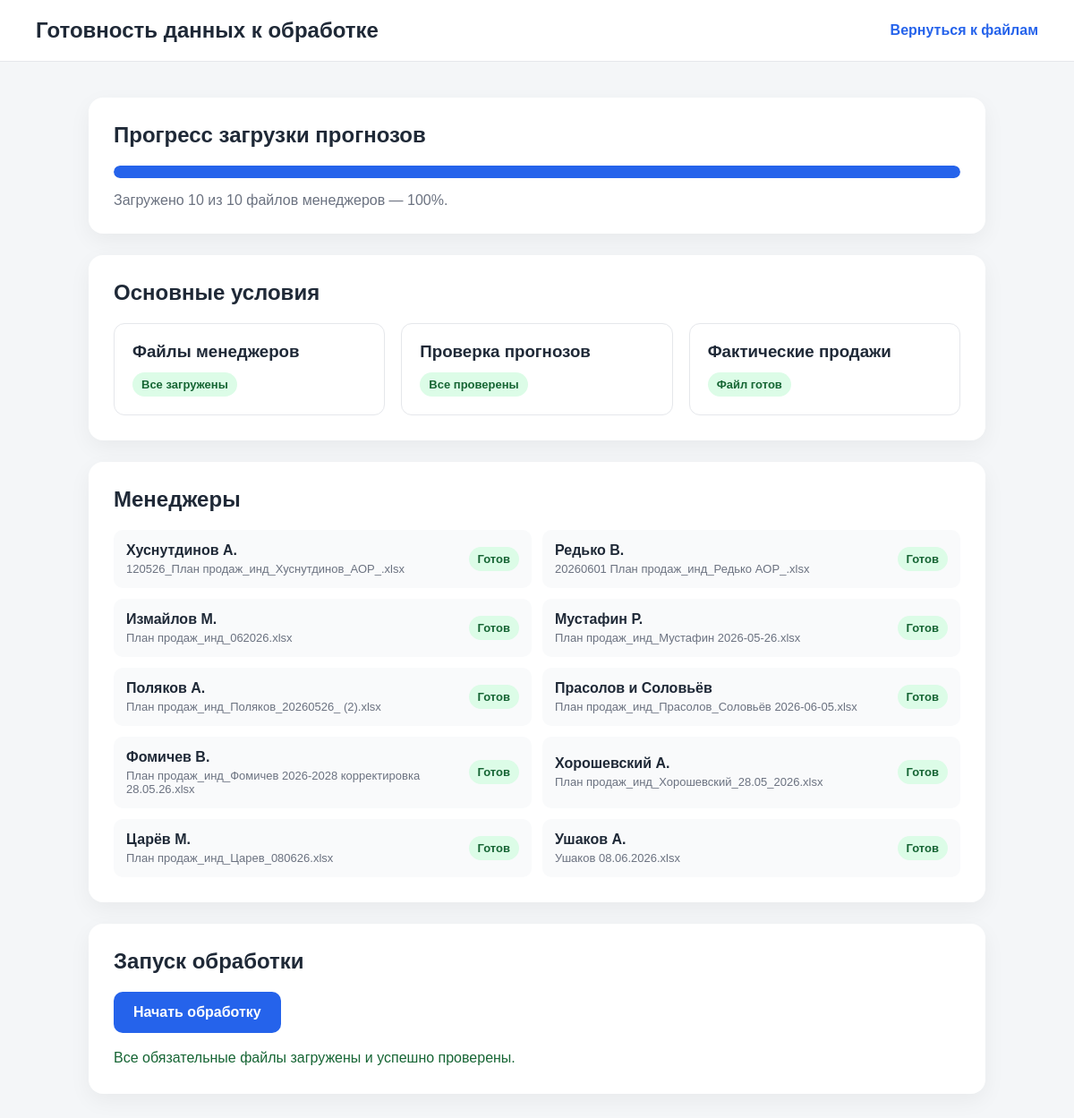
The page /uploads/readiness/ (signed in) on the database its author committed.
### uploads/models.py (models this page shows, shortened)
class UploadedFile(models.Model):
    MANAGERS = [
        ("khusnutdinov", "Хуснутдинов А."),
        ("redko", "Редько В."),
        ("izmailov", "Измайлов М."),
        ("mustafin", "Мустафин Р."),
        ("polyakov", "Поляков А."),
        ("prasolov_soloviev", "Прасолов и Соловьёв"),
        ("fomichev", "Фомичев В."),
        ("khoroshevsky", "Хорошевский А."),
        ("tsarev", "Царёв М."),
        ("ushakov", "Ушаков А."),
    ]
    FILE_TYPES = [
        ("manager_forecast", "План и прогноз менеджера"),
        ("actual_sales", "Фактические продажи"),
        ("other", "Другой файл"),
    ]
    file = models.FileField(
        upload_to="uploads/%Y/%m/%d/"
    )
    original_name = models.CharField(
        max_length=255
    )
    file_type = models.CharField(
        max_length=30,
        choices=FILE_TYPES,
        default="manager_forecast",
    )
    manager = models.CharField(
        max_length=40,
        choices=MANAGERS,
        blank=True,
        null=True,
    )
    forecast_date = models.DateField(
        verbose_name="Дата прогноза",
        blank=True,
        null=True,
    )
    uploaded_by = models.ForeignKey(
        settings.AUTH_USER_MODEL,
        on_delete=models.PROTECT,
        related_name="uploaded_files",
    )
    uploaded_at = models.DateTimeField(
        auto_now_add=True
    )
    size_bytes = models.PositiveBigIntegerField(
        default=0
    )
    VALIDATION_STATUSES = [
        ("not_checked", "Не проверен"),
        ("valid", "Проверен"),
        ("warning", "Есть предупреждения"),
        ("error", "Ошибка"),
    ]
    validation_status = models.CharField(
        max_length=20,
        choices=VALIDATION_STATUSES,
        default="not_checked",
    )
    sheet_count = models.PositiveIntegerField(
        default=0,
    )
    row_count = models.PositiveIntegerField(
        default=0,
    )
    column_count = models.PositiveIntegerField(
        default=0,
    )
    validation_message = models.TextField(
        blank=True,
        default="",
    )
    validated_at = models.DateTimeField(
        blank=True,
        null=True,
    )

### uploads/views.py (the view)
@login_required
def processing_readiness(request):
    if not is_analyst(request.user):
        return render(
            request,
            "uploads/access_denied.html",
            status=403,
        )
    manager_statuses = build_manager_statuses()
    loaded_managers = [
        manager
        for manager in manager_statuses
        if manager["file"] is not None
    ]
    missing_managers = [
        manager
        for manager in manager_statuses
        if manager["file"] is None
    ]
    problem_managers = [
        manager
        for manager in manager_statuses
        if (
            manager["file"] is not None
            and manager["file"].validation_status != "valid"
        )
    ]
    actual_sales_file = (
        UploadedFile.objects
        .filter(file_type="actual_sales")
        .order_by("-uploaded_at")
        .first()
    )
    manager_files_ready = (
        len(loaded_managers) == len(UploadedFile.MANAGERS)
    )
    manager_files_valid = (
        manager_files_ready
        and not problem_managers
    )
    actual_sales_ready = (
        actual_sales_file is not None
        and actual_sales_file.validation_status == "valid"
    )
    ready_for_processing = (
        manager_files_valid
        and actual_sales_ready
    )
    progress_percent = int(
        len(loaded_managers)
        / len(UploadedFile.MANAGERS)
        * 100
    )
    return render(
        request,
        "uploads/processing_readiness.html",
        {
            "manager_statuses": manager_statuses,
            "loaded_managers": loaded_managers,
            "missing_managers": missing_managers,
            "problem_managers": problem_managers,
            "actual_sales_file": actual_sales_file,
            "manager_files_ready": manager_files_ready,
            "manager_files_valid": manager_files_valid,
            "actual_sales_ready": actual_sales_ready,
            "ready_for_processing": ready_for_processing,
            "progress_percent": progress_percent,
        },
    )

### uploads/views.py (called while the page is built)
def is_analyst(user):
    return (
        user.is_superuser
        or user.groups.filter(name="Analyst").exists()
    )

def build_manager_statuses():
    files = UploadedFile.objects.order_by("-uploaded_at")
    latest_manager_files = {}
    for file_item in files:
        if (
            file_item.file_type == "manager_forecast"
            and file_item.manager
            and file_item.manager not in latest_manager_files
        ):
            latest_manager_files[file_item.manager] = file_item
    return [
        {
            "code": manager_code,
            "name": manager_name,
            "file": latest_manager_files.get(manager_code),
        }
        for manager_code, manager_name in UploadedFile.MANAGERS
    ]

### uploads/templates/uploads/processing_readiness.html (shortened to what this page needs)
<!DOCTYPE html>
<html lang="ru">
<head>
</head>
<body>
    <header class="header">
        <h1>Готовность данных к обработке</h1>
        <a href="{% url 'uploads:upload_files' %}">
            Вернуться к файлам
        </a>
    </header>
    <main class="container">
        <section class="panel">
            <h2>Прогресс загрузки прогнозов</h2>
            <div class="progress-track">
                <div class="progress-fill"></div>
            </div>
            <p class="summary">
                Загружено {{ loaded_managers|length }}
                из {{ manager_statuses|length }}
                файлов менеджеров — {{ progress_percent }}%.
            </p>
        </section>
        <section class="panel">
            <h2>Основные условия</h2>
            <div class="checks">
                <article class="check-card">
                    <h3>Файлы менеджеров</h3>
                    {% if manager_files_ready %}
                        <span class="status status-ready">
                            Все загружены
                        </span>
                    {% else %}
                        <span class="status status-error">
                            Загружены не все
                        </span>
                    {% endif %}
                </article>
                <article class="check-card">
                    <h3>Проверка прогнозов</h3>
                    {% if manager_files_valid %}
                        <span class="status status-ready">
                            Все проверены
                        </span>
                    {% elif problem_managers %}
                        <span class="status status-warning">
                            Есть проблемы
                        </span>
                    {% else %}
                        <span class="status status-error">
                            Недостаточно файлов
                        </span>
                    {% endif %}
                </article>
                <article class="check-card">
                    <h3>Фактические продажи</h3>
                    {% if actual_sales_ready %}
                        <span class="status status-ready">
                            Файл готов
                        </span>
                    {% elif actual_sales_file %}
                        <span class="status status-warning">
                            Файл содержит проблему
                        </span>
                    {% else %}
                        <span class="status status-error">
                            Файл не загружен
                        </span>
                    {% endif %}
                </article>
            </div>
        </section>
        <section class="panel">
            <h2>Менеджеры</h2>
            <div class="manager-grid">
                {% for manager in manager_statuses %}
                    <div class="manager-item">
                        <div>
                            <strong>{{ manager.name }}</strong>
                            {% if manager.file %}
                                <div class="manager-details">
                                    {{ manager.file.original_name }}
                                </div>
                            {% endif %}
                        </div>
                        {% if not manager.file %}
                            <span class="status status-error">
                                Нет файла
                            </span>
                        {% elif manager.file.validation_status == "valid" %}
                            <span class="status status-ready">
                                Готов
                            </span>
                        {% elif manager.file.validation_status == "warning" %}
                            <span class="status status-warning">
                                Предупреждение
                            </span>
                        {% else %}
                            <span class="status status-error">
                                Ошибка
                            </span>
                        {% endif %}
                    </div>
                {% endfor %}
            </div>
        </section>
        <section class="panel">
            <h2>Запуск обработки</h2>
            {% if ready_for_processing %}
                <button class="button button-ready">
                    Начать обработку
                </button>
                <p class="success-message">
                    Все обязательные файлы загружены и успешно проверены.
                </p>
            {% endif %}
        </section>
    </main>
</body>
</html>

### rows shown on the page
UploadedFile: name "Хуснутдинов А.", file.original_name "120526_План продаж_инд_Хуснутдинов_АОР_.xlsx", validation_status "Готов"
UploadedFile: name "Редько В.", file.original_name "20260601 План продаж_инд_Редько AOP_.xlsx", validation_status "Готов"
UploadedFile: name "Измайлов М.", file.original_name "План продаж_инд_062026.xlsx", validation_status "Готов"
UploadedFile: name "Мустафин Р.", file.original_name "План продаж_инд_Мустафин 2026-05-26.xlsx", validation_status "Готов"
UploadedFile: name "Поляков А.", file.original_name "План продаж_инд_Поляков_20260526_ (2).xlsx", validation_status "Готов"
UploadedFile: name "Прасолов и Соловьёв", file.original_name "План продаж_инд_Прасолов_Соловьёв 2026-06-05.xlsx", validation_status "Готов"
UploadedFile: name "Фомичев В.", file.original_name "План продаж_инд_Фомичев 2026-2028 корректировка 28.05.26.xlsx", validation_status "Готов"
UploadedFile: name "Хорошевский А.", file.original_name "План продаж_инд_Хорошевский_28.05_2026.xlsx", validation_status "Готов"
UploadedFile: name "Царёв М.", file.original_name "План продаж_инд_Царев_080626.xlsx", validation_status "Готов"
UploadedFile: name "Ушаков А.", file.original_name "Ушаков 08.06.2026.xlsx", validation_status "Готов"

### other values the page prints
{{ loaded_managers|length }} "10"
{{ manager_statuses|length }} "10"
{{ progress_percent }} "100"
